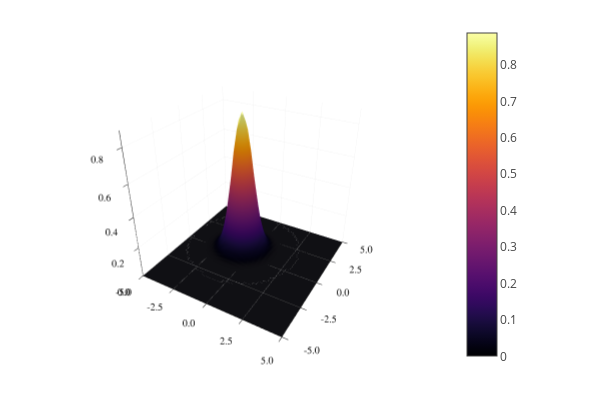

Notebook code for this chart:
### Code cell
using Plots; plotlyjs()
using LinearAlgebra
using CUDA

maxPos = 5
minPos = -5
stepPos = 0.25

freePropagator(qf, q0, tf, t0 = 0, m = 1) = sqrt(m / (2 * pi * im * (tf - t0))) * exp(im * m / (2 * (tf - t0)) * (qf - q0)^2)  
freePropagatorC(qf, qfp, q0, q0p, tf, t0) = freePropagator(qf, q0, tf, t0) * freePropagator(qfp, q0p, tf, t0)
initStateFunction(q0, q0p, σ1, s1, p1, σ2, s2, p2) = (1//2 * pi * σ1)^(1//4) * exp(-(q0 - s1)^2 / (4 * σ1^2) + im * p1 * q0) * (1//2 * pi * σ2)^(1//4) * exp(-(q0p - s2)^2 / (4 * σ2^2) + im * p2 * q0p)
posToIndex(pos) = Int32((pos - minPos) / stepPos + 1)

pos1Vect = collect(minPos:stepPos:maxPos)
pos2Vect = collect(minPos:stepPos:maxPos)
posVectSize = size(pos1Vect, 1)
posMat = [(i, j) for i in pos1Vect, j in pos2Vect]

initState(q) = initStateFunction(q[1], q[2], 0.5, +1, 0, 0.5, -1, 0)# + initStateFunction(q[1], q[2], 0.5, -3, 0, 0.5, +3, 0)
initMat = initState.(posMat)
initMat = round.(initMat, digits = 6)
initMatCu = CuArray(initMat)

α = 2
m = 1

# springPropagator1(qf, qfp, q0, q0p, tf, t0) = freePropagatorC(qf, qfp, q0, q0p, tf, t0)# .* (1 - im * α * tf / 6 * (-2 * (m * (q0 + qf)^2 + m * (q0p + qfp)^2 + im * tf) + 2*q0*q0p + q0*qfp + q0p*qf + 2*qf*qfp))

surface(pos1Vect, pos2Vect, abs.(initMat))

### Figure 1 — Plotly figure (JSON) as saved in the notebook; plotly's stock layout.template omitted (floating-point values rounded to 4 significant figures; data arrays with more than 128 entries replaced by an {"elided": "..."} marker saying what was removed)
{"data": [{"colorbar": {"len": 0.9525, "title": "", "x": 0.7615, "y": 0.5139}, "colorscale": {"elided": "256x2 mixed values"}, "name": "y1", "opacity": null, "scene": "scene", "showlegend": false, "showscale": true, "type": "surface", "x": [-5, -4.75, -4.5, -4.25, -4, -3.75, -3.5, -3.25, -3, -2.75, -2.5, -2.25, -2, -1.75, -1.5, -1.25, -1, -0.75, -0.5, -0.25, 0, 0.25, 0.5, 0.75, 1, 1.25, 1.5, 1.75, 2, 2.25, 2.5, 2.75, 3, 3.25, 3.5, 3.75, 4, 4.25, 4.5, 4.75, 5], "xaxis": "x", "y": [-5, -4.75, -4.5, -4.25, -4, -3.75, -3.5, -3.25, -3, -2.75, -2.5, -2.25, -2, -1.75, -1.5, -1.25, -1, -0.75, -0.5, -0.25, 0, 0.25, 0.5, 0.75, 1, 1.25, 1.5, 1.75, 2, 2.25, 2.5, 2.75, 3, 3.25, 3.5, 3.75, 4, 4.25, 4.5, 4.75, 5], "yaxis": "y", "z": {"elided": "41x41 float values"}, "zaxis": "z", "zmax": 0.8862, "zmin": 0}], "layout": {"annotations": [], "height": 400, "legend": {"bgcolor": "rgba(255, 255, 255, 1.000)", "bordercolor": "rgba(0, 0, 0, 1.000)", "borderwidth": 1, "font": {"color": "rgba(0, 0, 0, 1.000)", "family": "sans-serif", "size": 11}, "title": {"font": {"color": "rgba(0, 0, 0, 1.000)", "family": "sans-serif", "size": 15}, "text": ""}, "tracegroupgap": 0, "traceorder": "normal", "x": 1, "xanchor": "auto", "y": 1, "yanchor": "auto"}, "margin": {"b": 20, "l": 0, "r": 0, "t": 20}, "paper_bgcolor": "rgba(255, 255, 255, 1.000)", "plot_bgcolor": "rgba(255, 255, 255, 1.000)", "scene": {"camera": {"eye": {"x": 1.126, "y": -1.95, "z": 1.3}, "projection": "orthographic"}, "domain": {"x": [0.06582, 0.7615], "y": [0.03762, 0.9902]}, "xaxis": {"gridcolor": "rgba(0, 0, 0, 0.100)", "gridwidth": 0.5, "linecolor": "rgba(0, 0, 0, 1.000)", "mirror": false, "range": [-5, 5], "showgrid": true, "showline": true, "showticklabels": true, "tickangle": 0, "tickcolor": "rgb(0, 0, 0)", "tickfont": {"color": "rgba(0, 0, 0, 1.000)", "family": "sans-serif", "size": 11}, "tickmode": "array", "ticks": "inside", "ticktext": ["-5.0", "-2.5", "0.0", "2.5", "5.0"], "tickvals": [-5, -2.5, 0, 2.5, 5], "title": "", "titlefont": {"color": "rgba(0, 0, 0, 1.000)", "family": "sans-serif", "size": 15}, "type": "-", "visible": true, "zeroline": false, "zerolinecolor": "rgba(0, 0, 0, 1.000)"}, "yaxis": {"gridcolor": "rgba(0, 0, 0, 0.100)", "gridwidth": 0.5, "linecolor": "rgba(0, 0, 0, 1.000)", "mirror": false, "range": [-5, 5], "showgrid": true, "showline": true, "showticklabels": true, "tickangle": 0, "tickcolor": "rgb(0, 0, 0)", "tickfont": {"color": "rgba(0, 0, 0, 1.000)", "family": "sans-serif", "size": 11}, "tickmode": "array", "ticks": "inside", "ticktext": ["-5.0", "-2.5", "0.0", "2.5", "5.0"], "tickvals": [-5, -2.5, 0, 2.5, 5], "title": "", "titlefont": {"color": "rgba(0, 0, 0, 1.000)", "family": "sans-serif", "size": 15}, "type": "-", "visible": true, "zeroline": false, "zerolinecolor": "rgba(0, 0, 0, 1.000)"}, "zaxis": {"gridcolor": "rgba(0, 0, 0, 0.100)", "gridwidth": 0.5, "linecolor": "rgba(0, 0, 0, 1.000)", "mirror": false, "range": [0, 0.8862], "showgrid": true, "showline": true, "showticklabels": true, "tickangle": 0, "tickcolor": "rgb(0, 0, 0)", "tickfont": {"color": "rgba(0, 0, 0, 1.000)", "family": "sans-serif", "size": 11}, "tickmode": "array", "ticks": "inside", "ticktext": ["0.0", "0.2", "0.4", "0.6", "0.8"], "tickvals": [0, 0.2, 0.4, 0.6, 0.8], "title": "", "titlefont": {"color": "rgba(0, 0, 0, 1.000)", "family": "sans-serif", "size": 15}, "type": "-", "visible": true, "zeroline": false, "zerolinecolor": "rgba(0, 0, 0, 1.000)"}}, "showlegend": true, "width": 600}}
